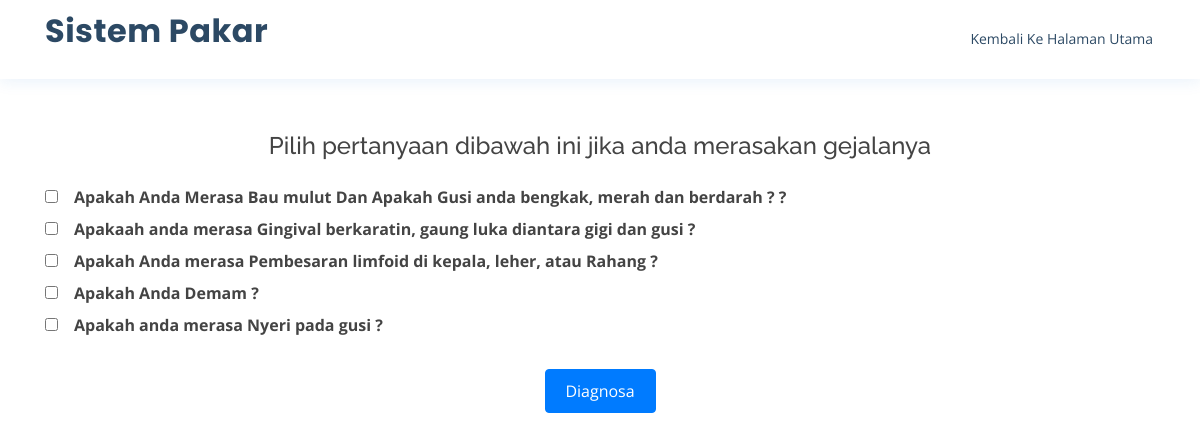
/diagnose.php?kode=PD01, run on the app's committed database.
### tables this page shows
CREATE TABLE `tb_pertanyaan` (
  `kode_pertanyaan` varchar(50) NOT NULL,
  `isi_pertanyaan` varchar(250) NOT NULL,
  `id` int(11) NOT NULL
);

### diagnose.php (the view, shortened to what this page needs)
<?php include("header.php") ?>
<header id="header" class="fixed-top">
  <div class="container d-flex ">
    <h1 class="logo mr-auto"><a href="index.php">Sistem Pakar</a></h1>
    <nav class="nav-menu d-none d-lg-block">
      <ul>
        <li><a href="reset_datadiri.php">Kembali Ke Halaman Utama</a></li>
      </ul>
    </nav>
  </div>
</header>
<main>
  <section id="services" class="services ">
    <div class="container">
      <div class="section-title mt-4">
        <?php
        include('functions/conn.php');
        $kode = 'GD01&GD02';
        if (isset($_GET['kode'])) {
          $kode = $_GET['kode'];
        }
        ?>
        <?php if (isset($_GET['kode']) && !isset($_GET['kesimpulan'])) : ?>
          <h4 class="mb-4">Pilih pertanyaan dibawah ini jika anda merasakan gejalanya </h4>
          <?php echo "<form action='diagnose.php?kesimpulan&kode=" . $kode . "'" . "method='post'>" ?>
          <?php
          $query = "SELECT * from tb_pertanyaan WHERE kode_pertanyaan='$kode'";
          $getAllData = mysqli_query($connect, $query);
          while ($datas = mysqli_fetch_array($getAllData)) {
            echo "<div class='checkbox text-left'> <label><input type='checkbox' name='check_list[]' value='" . $datas['isi_pertanyaan'] .  "'" . ">" . '<strong class="ml-3">' . $datas['isi_pertanyaan'] . '</strong>' . "</label></div>";
          }
          ?>
          <input type="submit" name="submit" value="Diagnosa" class="btn btn-primary mt-4" style="min-width: 44px; min-height:44px; width:10%;" />
          </form>
        <?php endif; ?>
      </div>
  </section>
</main>
<?php include("footer.php") ?>

### assets/css/style.css (style rules this page uses)
a { color: #1977cc; }
h1, h2, h3, h4, h5, h6 { font-family: "Raleway", sans-serif; }
#header { background: #fff; transition: all 0.5s; z-index: 997; padding: 15px 0; top: 0; box-shadow: 0px 2px 15px rgba(25, 119, 204, 0.1); }
#header .logo { font-size: 32px; margin: 0; padding: 0; line-height: 1; font-weight: 700; letter-spacing: 0.5px; font-family: "Poppins", sans-serif; }
#header .logo a { color: #2c4964; }
.nav-menu ul { margin: 0; padding: 0; list-style: none; }
.nav-menu>ul { display: flex; }
.nav-menu>ul>li { position: relative; white-space: nowrap; padding: 8px 0 8px 20px; }
.nav-menu a { display: block; position: relative; color: #2c4964; transition: 0.3s; font-size: 14px; font-family: "Open Sans", sans-serif; padding: 5px 2px; border-bottom: 2px solid #fff; }
.mobile-nav { position: fixed; top: 55px; right: 15px; bottom: 15px; left: 15px; z-index: 9999; overflow-y: auto; background: #fff; transition: ease-in-out 0.2s; opacity: 0; visibility: hidden; border-radius: 10px; padding: 10px 0; }
.mobile-nav * { margin: 0; padding: 0; list-style: none; }
.mobile-nav a { display: block; position: relative; color: #2c4964; padding: 10px 20px; font-weight: 500; outline: none; }
section { padding: 60px 0; overflow: hidden; }
.section-title { text-align: center; padding-bottom: 30px; }

### data on the page
tb_pertanyaan: isi_pertanyaan "Apakah Anda Merasa Bau mulut Dan Apakah Gusi anda bengkak, merah dan berdarah ? ?"
tb_pertanyaan: isi_pertanyaan "Apakaah anda merasa Gingival berkaratin, gaung luka diantara gigi dan gusi ?"
tb_pertanyaan: isi_pertanyaan "Apakah Anda merasa Pembesaran limfoid di kepala, leher, atau Rahang ?"
tb_pertanyaan: isi_pertanyaan "Apakah Anda Demam ?"
tb_pertanyaan: isi_pertanyaan "Apakah anda merasa Nyeri pada gusi ?"
